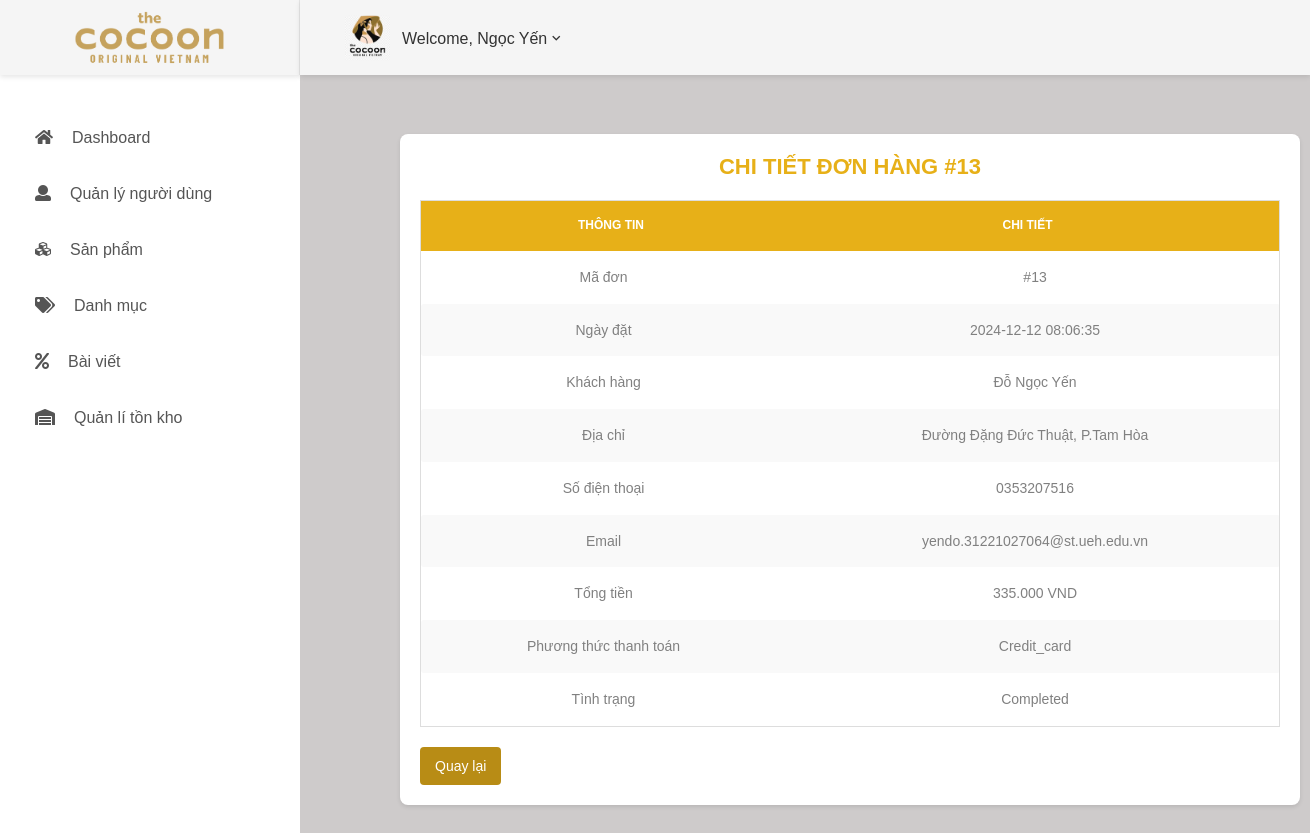
Page /order_detail.php?id=13 (signed in) on the committed database.
### tables this page shows
CREATE TABLE `orders` (
  `id` int(11) NOT NULL,
  `name` varchar(255) NOT NULL,
  `address` varchar(255) NOT NULL,
  `phone` varchar(20) NOT NULL,
  `email` varchar(255) NOT NULL,
  `total_amount` decimal(10,2) NOT NULL,
  `payment_method` varchar(50) NOT NULL,
  `status` varchar(50) NOT NULL DEFAULT 'pending',
  `created_at` timestamp NOT NULL DEFAULT current_timestamp(),
  `user_id` int(11) DEFAULT NULL
);

### order_detail.php (the view, shortened to what this page needs)
<?php
$host = 'localhost';
$usernameDB = 'root';
$passwordDB = '';
$database = 'cocoon_db';
$conn = new mysqli($host, $usernameDB, $passwordDB, $database);
if (isset($_GET['id'])) {
    $orderId = $_GET['id'];
    $query = "SELECT * FROM orders WHERE id = ?";
    $stmt = $conn->prepare($query);
    $stmt->bind_param("i", $orderId);
    $stmt->execute();
    $result = $stmt->get_result();
    if ($result->num_rows > 0) {
        $order = $result->fetch_assoc();
    } else {
        echo "<script>alert('Không tìm thấy đơn hàng.'); window.location.href='order.php';</script>";
    }
} else {
    echo "<script>alert('ID đơn hàng không hợp lệ.'); window.location.href='order.php';</script>";
}
?>
<!DOCTYPE html>
<html lang="vi">
<head>
<?php include 'headeradmin.php'; ?>
</head>
<body>
    <div class="table-responsive">
        <h3 class="title-5">Chi tiết Đơn Hàng #<?php echo $order['id']; ?></h3>
        <table class="table table-data2">
            <thead>
                <tr>
                    <th>Thông tin</th>
                    <th>Chi tiết</th>
                </tr>
            </thead>
            <tbody>
                <tr>
                    <td>Mã đơn</td>
                    <td>#<?php echo $order['id']; ?></td>
                </tr>
                <tr>
                    <td>Ngày đặt</td>
                    <td><?php echo $order['created_at']; ?></td>
                </tr>
                <tr>
                    <td>Khách hàng</td>
                    <td><?php echo $order['name']; ?></td>
                </tr>
                <tr>
                    <td>Địa chỉ</td>
                    <td><?php echo $order['address']; ?></td>
                </tr>
                <tr>
                    <td>Số điện thoại</td>
                    <td><?php echo $order['phone']; ?></td>
                </tr>
                <tr>
                    <td>Email</td>
                    <td><?php echo $order['email']; ?></td>
                </tr>
                <tr>
                    <td>Tổng tiền</td>
                    <td><?php echo number_format($order['total_amount'], 0, ',', '.'); ?> VND</td>
                </tr>
                <tr>
                    <td>Phương thức thanh toán</td>
                    <td><?php echo ucfirst($order['payment_method']); ?></td>
                </tr>
                <tr>
                    <td>Tình trạng</td>
                    <td><?php echo ucfirst($order['status']); ?></td>
                </tr>
            </tbody>
        </table>
        <a href="order.php" class="btn-primary">Quay lại</a>
    </div>
</body>
</html>

### order_detail.php (style rules this page uses)
body { font-family: Arial, sans-serif; background-color:rgb(206, 203, 203); margin: 0; padding: 0; }
.table-responsive { margin: 70px 500px; margin-left: 400px; padding: 20px; background-color: #fff; border-radius: 8px; box-shadow: 0 2px 4px rgba(0, 0, 0, 0.1); max-width: 900px; }
.table-data2 { width: 150%; border-collapse: collapse; border: 1px solid #ddd; }
.table-data2 thead th { background-color:rgb(231, 176, 24); color: white; font-size: 14px; text-transform: uppercase; padding: 10px; text-align: left; }
.table-data2 tbody td { padding: 10px; font-size: 14px; color: #333; border-bottom: 1px solid #ddd; }
.table-data2 tbody tr:nth-child(even) { background-color: #f9f9f9 }
h3.title-5 { color: rgb(231, 176, 24); font-weight: bold; text-transform: uppercase; margin-bottom: 20px; text-align: center; }
.btn-primary { display: inline-block; padding: 8px 15px; color: white; background-color:rgb(184, 140, 21); border-radius: 4px; text-decoration: none; font-size: 14px; margin-top: 20px; }

### rows in the picture
orders: id "13", created_at "2024-12-12 08:06:35", name "Đỗ Ngọc Yến", address "Đường Đặng Đức Thuật, P.Tam Hòa", phone "0353207516", email "yendo.31221027064@st.ueh.edu.vn", total_amount "335.000", payment_method "Credit_card", status "Completed"

### other values in the picture
$username "Ngọc Yến"
